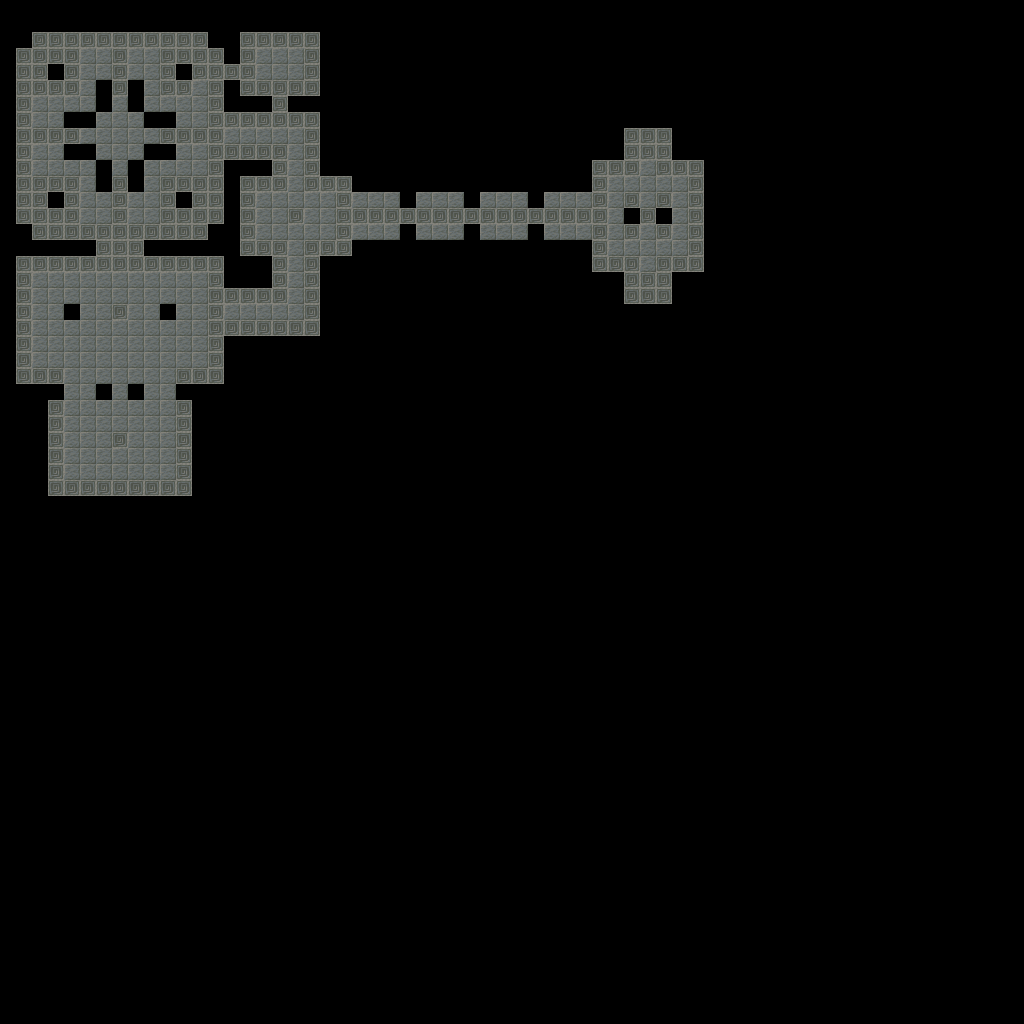

The image is a tile-based game level rendered from a .tmx file. Its description and source (layers, tilesets, objects; grid data summarised) follow:
An orthogonal 64x64 tile map with 16x16 px tiles, 1 tile layer (floor), 1 hidden layer not drawn and 89 objects (62x wall, 12x spawn, 6x powerup, 5x door, 4x teleport).

<map version="1.10" tiledversion="1.10.1" orientation="orthogonal" renderorder="right-down" width="64" height="64" tilewidth="16" tileheight="16" infinite="0" nextlayerid="11" nextobjectid="234">
 <tileset firstgid="1" source="atlas.tsx" />
 <layer id="1" name="floor" width="64" height="64">
  <data>[4096 cells, 509 non-empty, 2 distinct tile ids]</data>
 </layer>
 <objectgroup id="8" name="zones" />
 <layer id="2" name="ceiling" width="64" height="64" visible="0">
  <data>[4096 cells, 509 non-empty, 1 distinct tile ids]</data>
 </layer>
 <objectgroup id="5" name="enemies" />
 <objectgroup id="10" name="items" />
 <objectgroup id="6" name="decorations" />
 <objectgroup id="7" name="rects">
  <object id="6" name="wall" x="0" y="16" width="16" height="384" />
  <object id="7" name="wall" x="224" y="336" width="16" height="64" />
  <object id="9" name="wall" x="16" y="240" width="80" height="16" />
  <object id="17" name="wall" x="16" y="16" width="224" height="16" />
  <object id="27" name="wall" x="64" y="112" width="32" height="16" />
  <object id="29" name="wall" x="64" y="144" width="32" height="16" />
  <object id="30" name="wall" x="96" y="80" width="16" height="32" />
  <object id="31" name="wall" x="128" y="80" width="16" height="32" />
  <object id="32" name="wall" x="144" y="112" width="32" height="16" />
  <object id="33" name="wall" x="144" y="144" width="32" height="16" />
  <object id="34" name="wall" x="128" y="160" width="16" height="32" />
  <object id="35" name="wall" x="96" y="160" width="16" height="32" />
  <object id="86" name="wall" x="176" y="192" width="16" height="16" />
  <object id="87" name="wall" x="48" y="192" width="16" height="16" />
  <object id="88" name="wall" x="48" y="64" width="16" height="16" />
  <object id="89" name="wall" x="176" y="64" width="16" height="16" />
  <object id="90" name="wall" x="208" y="32" width="16" height="16" />
  <object id="92" name="wall" x="208" y="224" width="16" height="16" />
  <object id="93" name="wall" x="16" y="224" width="16" height="16" />
  <object id="95" name="wall" x="16" y="32" width="16" height="16" />
  <object id="97" name="wall" x="144" y="240" width="80" height="16" />
  <object id="98" name="wall" x="16" y="384" width="48" height="16" />
  <object id="102" name="wall" x="224" y="160" width="16" height="128" />
  <object id="104" name="wall" x="224" y="80" width="16" height="32" />
  <object id="105" name="wall" x="240" y="160" width="32" height="16" />
  <object id="106" name="wall" x="240" y="96" width="32" height="16" />
  <object id="107" name="wall" x="320" y="16" width="32" height="160" />
  <object id="108" name="wall" x="240" y="256" width="32" height="32" />
  <object id="109" name="wall" x="240" y="336" width="80" height="16" />
  <object id="110" name="wall" x="320" y="256" width="32" height="80" />
  <object id="111" name="wall" x="352" y="240" width="240" height="96" />
  <object id="127" name="wall" x="64" y="304" width="16" height="16" />
  <object id="131" name="wall" x="160" y="304" width="16" height="16" />
  <object id="152" name="wall" x="704" y="160" width="16" height="112" />
  <object id="153" name="wall" x="592" y="272" width="32" height="16" />
  <object id="154" name="wall" x="672" y="272" width="48" height="16" />
  <object id="155" name="wall" x="592" y="144" width="32" height="16" />
  <object id="156" name="wall" x="672" y="144" width="48" height="16" />
  <object id="157" name="wall" x="624" y="304" width="48" height="16" />
  <object id="158" name="wall" x="608" y="288" width="16" height="32" />
  <object id="159" name="wall" x="672" y="288" width="16" height="32" />
  <object id="160" name="wall" x="624" y="112" width="48" height="16" />
  <object id="161" name="wall" x="608" y="112" width="16" height="32" />
  <object id="162" name="wall" x="672" y="112" width="16" height="32" />
  <object id="163" name="wall" x="624" y="208" width="16" height="16" />
  <object id="164" name="wall" x="656" y="208" width="16" height="16" />
  <object id="166" name="wall" x="240" y="16" width="80" height="16" />
  <object id="168" name="wall" x="288" y="96" width="32" height="16" />
  <object id="169" name="wall" x="224" y="32" width="16" height="32" />
  <object id="198" name="wall" x="352" y="96" width="240" height="96" />
  <object id="200" name="wall" x="400" y="224" width="16" height="16" />
  <object id="201" name="wall" x="400" y="192" width="16" height="16" />
  <object id="202" name="wall" x="464" y="192" width="16" height="16" />
  <object id="203" name="wall" x="464" y="224" width="16" height="16" />
  <object id="204" name="wall" x="528" y="192" width="16" height="16" />
  <object id="205" name="wall" x="528" y="224" width="16" height="16" />
  <object id="207" name="wall" x="176" y="384" width="47.9961" height="16" />
  <object id="208" name="wall" x="96" y="384" width="16" height="16" />
  <object id="209" name="wall" x="128" y="384" width="16" height="16" />
  <object id="212" name="wall" x="16" y="400" width="32" height="96" />
  <object id="213" name="wall" x="192" y="400" width="32" height="96" />
  <object id="214" name="wall" x="32" y="496" width="224" height="16" />
 </objectgroup>
 <objectgroup id="11" name="spawns">
  <object id="215" name="spawn" gid="14" x="112" y="64" width="16" height="16">
   <properties>
    <property name="direction" value="south" />
   </properties>
  </object>
  <object id="215" name="spawn" gid="14" x="32" y="144" width="16" height="16">
   <properties>
    <property name="direction" value="east" />
   </properties>
  </object>
  <object id="216" name="spawn" gid="14" x="192" y="176" width="16" height="16">
   <properties>
    <property name="direction" value="west" />
   </properties>
  </object>
  <object id="217" name="spawn" gid="14" x="192" y="304" width="16" height="16">
   <properties>
    <property name="direction" value="west" />
   </properties>
  </object>
  <object id="218" name="spawn" gid="14" x="192" y="352" width="16" height="16">
   <properties>
    <property name="direction" value="west" />
   </properties>
  </object>
  <object id="219" name="spawn" gid="14" x="48" y="304" width="16" height="16">
   <properties>
    <property name="direction" value="east" />
   </properties>
  </object>
  <object id="220" name="spawn" gid="14" x="48" y="352" width="16" height="16">
   <properties>
    <property name="direction" value="east" />
   </properties>
  </object>
  <object id="221" name="spawn" gid="14" x="80" y="464" width="16" height="16">
   <properties>
    <property name="direction" value="east" />
   </properties>
  </object>
  <object id="222" name="spawn" gid="14" x="288" y="320" width="16" height="16">
   <properties>
    <property name="direction" value="west" />
   </properties>
  </object>
  <object id="223" name="spawn" gid="14" x="288" y="144" width="16" height="16">
   <properties>
    <property name="direction" value="west" />
   </properties>
  </object>
  <object id="224" name="spawn" gid="14" x="256" y="224" width="16" height="16">
   <properties>
    <property name="direction" value="east" />
   </properties>
  </object>
  <object id="225" name="spawn" gid="14" x="560" y="224" width="16" height="16">
   <properties>
    <property name="direction" value="east" />
   </properties>
  </object>
 </objectgroup>
 <objectgroup id="12" name="powerups">
  <object id="226" name="powerup" gid="15" x="272" y="72" width="16" height="16">
   <properties>
    <property name="type" value="HEALTH" />
   </properties>
  </object>
  <object id="227" name="powerup" gid="15" x="112" y="320" width="16" height="16">
   <properties>
    <property name="type" value="DEFENCE" />
   </properties>
  </object>
  </objectgroup>
 <objectgroup id="4" name="doors">
  <!-- 5 objects omitted --></objectgroup>
 <objectgroup id="13" name="teleports">
  <!-- 4 objects omitted --></objectgroup>
</map>
<!-- 13 of 89 objects omitted -->
